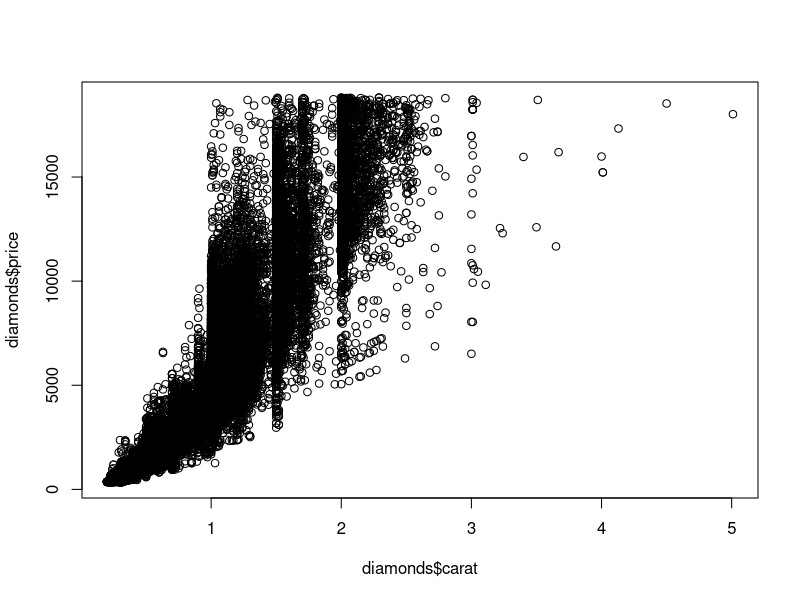
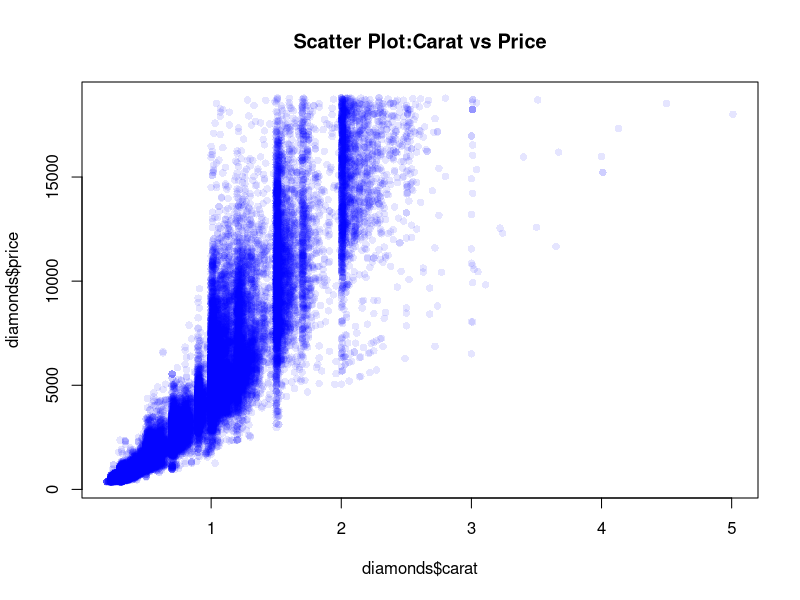
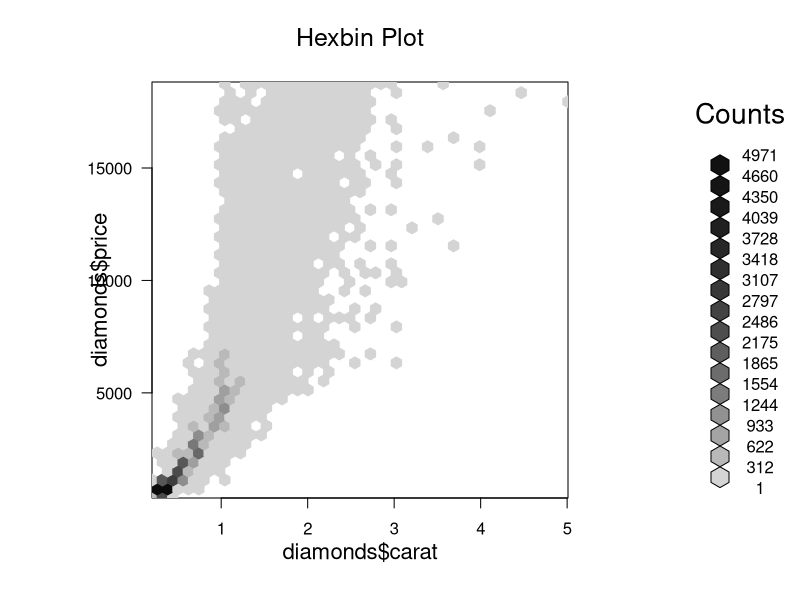
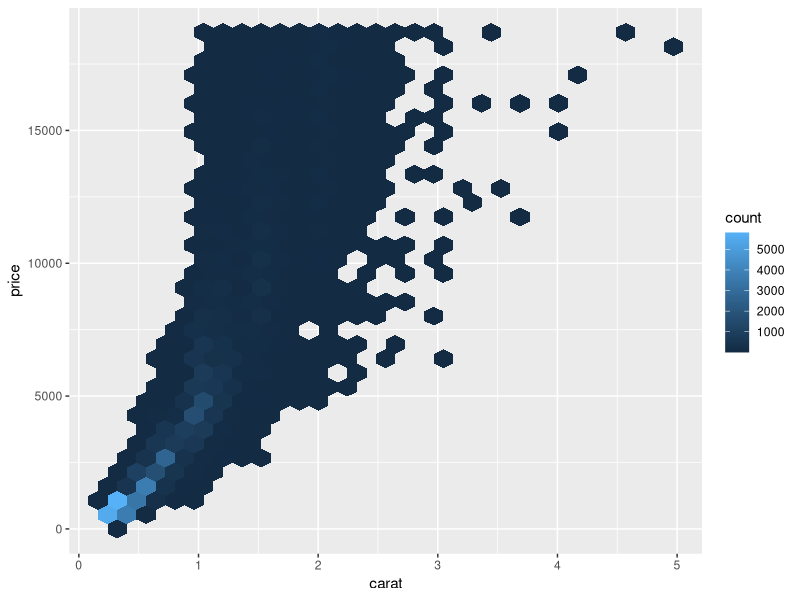
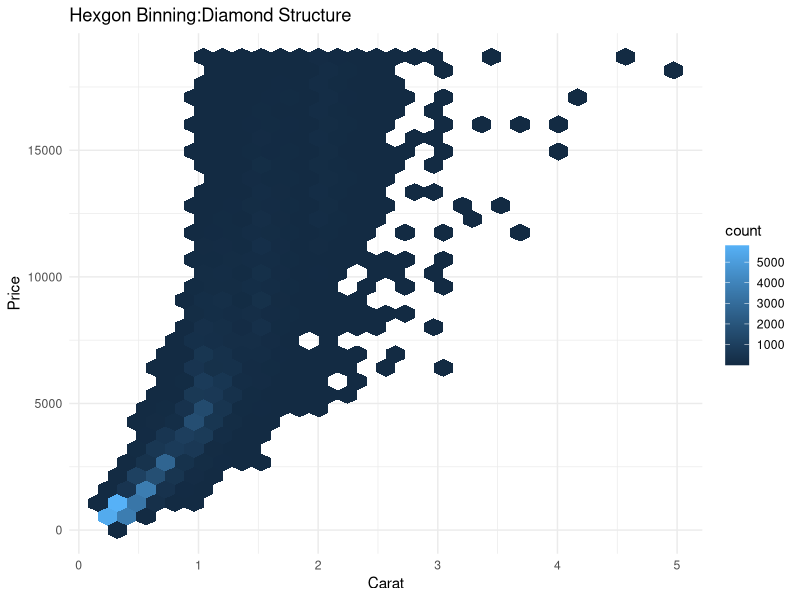
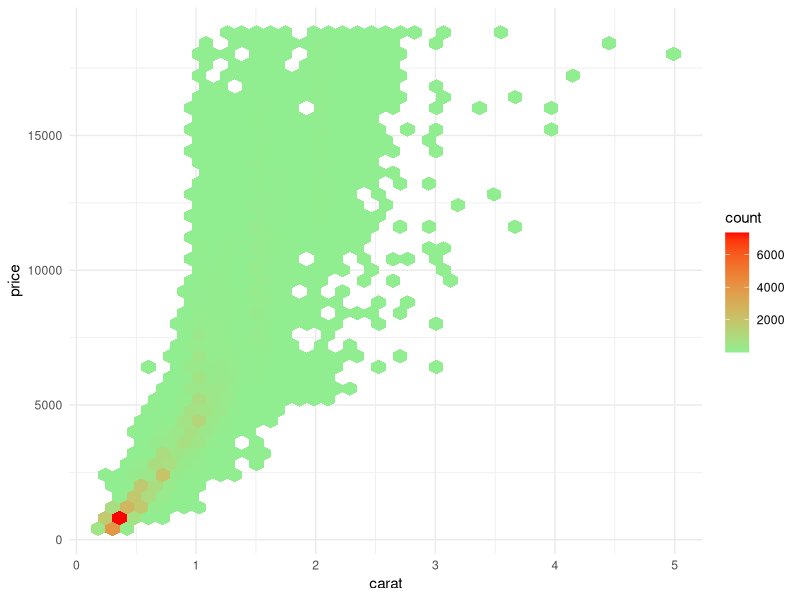
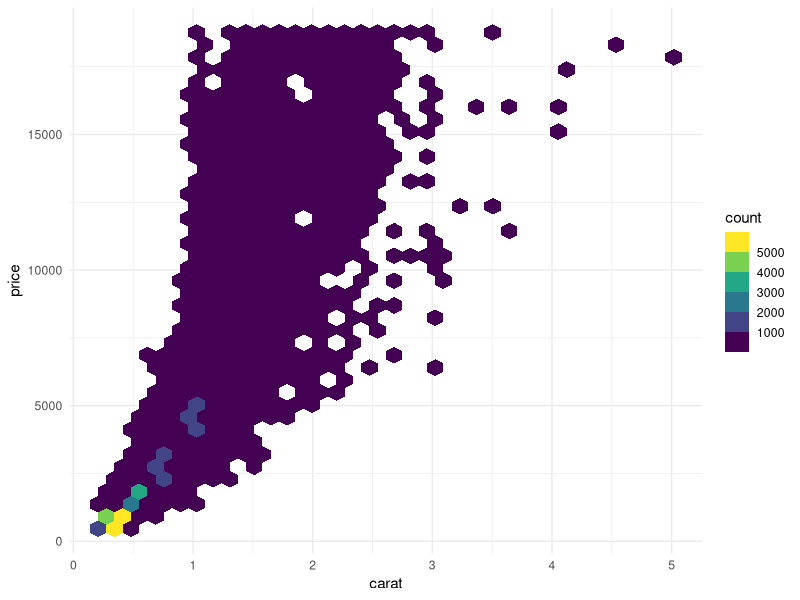

Generate these figures, in order, with R:
#Load & understand the  Dataset
data(diamonds)
data(package = .packages(all.available = TRUE))
library(ggplot2)
data(diamonds)
str(diamonds)
dim(diamonds)
?diamonds

#Basic Scatter plot
plot(diamonds$carat,diamonds$price)

#improved scatter
plot(diamonds$carat,diamonds$price,col=rgb(0,0,1,0.1),pch=16,
     main="Scatter Plot:Carat vs Price")
#Hexbin usind Base R
install.packages('hexbin')
library(hexbin)
hb <- hexbin(diamonds$carat,diamonds$price,xbins=40)
plot(hb,main="Hexbin Plot")

#Basic Hexbin
ggplot(diamonds,aes(x=carat,y=price))+
  geom_hex()

#Labeled Hexbin plot
ggplot(diamonds,aes(carat,price)) +
  geom_hex()+
  labs(title="Hexgon Binning:Diamond Structure", x="Carat",y="Price") +
  theme_minimal()

#Control Hexagon density
ggplot(diamonds,aes(carat,price)) +
  geom_hex(bins=40)+
  scale_fill_gradient(low="lightgreen",high="red")+
  theme_minimal()

#Color eanings:
# - Light -> fewer diamonds
# -Dark -> dense region

#Professional palette(Viridis)
ggplot(diamonds,aes(carat,price)) +
  geom_hex(bins=35)+
  scale_fill_viridis_b()+
  theme_minimal()

#



